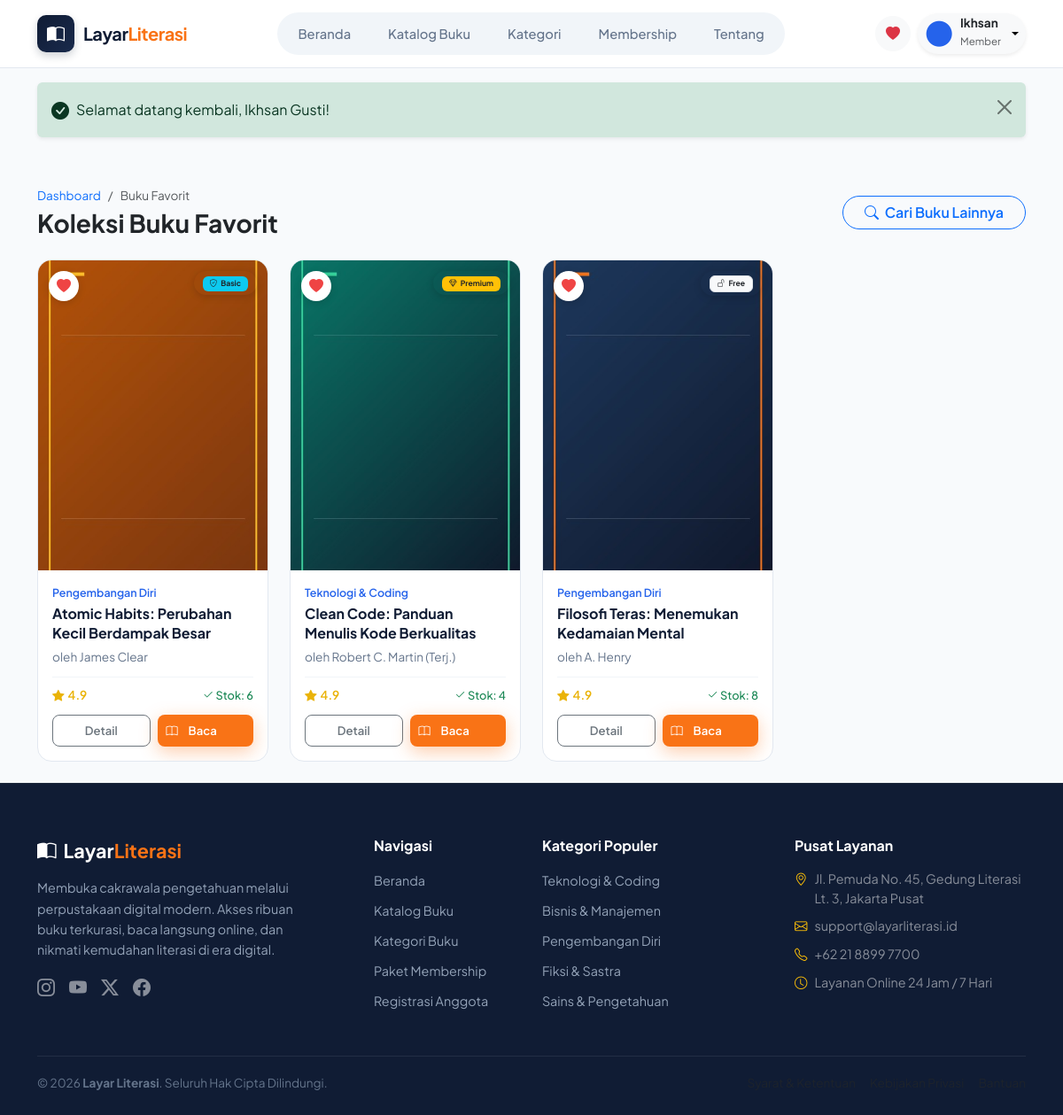
The page /member/favorites.php (signed in) on the database its author committed.
### tables this page shows
CREATE TABLE `users` (
  `id` INT AUTO_INCREMENT PRIMARY KEY,
  `name` VARCHAR(100) NOT NULL,
  `email` VARCHAR(100) NOT NULL UNIQUE,
  `password` VARCHAR(255) NOT NULL,
  `role` ENUM('admin', 'member') NOT NULL DEFAULT 'member',
  `avatar` VARCHAR(255) DEFAULT 'default-avatar.png',
  `phone` VARCHAR(20) DEFAULT NULL,
  `membership_id` INT DEFAULT 1,
  `membership_expires_at` DATE DEFAULT NULL,
  `status` ENUM('active', 'suspended') NOT NULL DEFAULT 'active',
  `created_at` TIMESTAMP DEFAULT CURRENT_TIMESTAMP,
  `updated_at` TIMESTAMP DEFAULT CURRENT_TIMESTAMP ON UPDATE CURRENT_TIMESTAMP,
  FOREIGN KEY (`membership_id`) REFERENCES `memberships`(`id`) ON DELETE SET NULL
);

CREATE TABLE `favorites` (
  `id` INT AUTO_INCREMENT PRIMARY KEY,
  `user_id` INT NOT NULL,
  `book_id` INT NOT NULL,
  `created_at` TIMESTAMP DEFAULT CURRENT_TIMESTAMP,
  UNIQUE KEY `unique_user_book_fav` (`user_id`, `book_id`),
  FOREIGN KEY (`user_id`) REFERENCES `users`(`id`) ON DELETE CASCADE,
  FOREIGN KEY (`book_id`) REFERENCES `books`(`id`) ON DELETE CASCADE
);

CREATE TABLE `books` (
  `id` INT AUTO_INCREMENT PRIMARY KEY,
  `category_id` INT NOT NULL,
  `title` VARCHAR(255) NOT NULL,
  `slug` VARCHAR(255) NOT NULL UNIQUE,
  `author` VARCHAR(150) NOT NULL,
  `publisher` VARCHAR(150) NOT NULL,
  `publication_year` INT NOT NULL,
  `isbn` VARCHAR(30) DEFAULT NULL,
  `pages` INT NOT NULL DEFAULT 100,
  `description` TEXT,
  `stock` INT NOT NULL DEFAULT 5,
  `cover_image` VARCHAR(255) DEFAULT 'default-book.png',
  `pdf_file` VARCHAR(255) DEFAULT NULL,
  `membership_tier` ENUM('free', 'basic', 'premium') NOT NULL DEFAULT 'free',
  `views_count` INT NOT NULL DEFAULT 0,
  `rating` DECIMAL(2,1) NOT NULL DEFAULT 4.8,
  `is_featured` TINYINT(1) NOT NULL DEFAULT 0,
  `created_at` TIMESTAMP DEFAULT CURRENT_TIMESTAMP,
  `updated_at` TIMESTAMP DEFAULT CURRENT_TIMESTAMP ON UPDATE CURRENT_TIMESTAMP,
  FOREIGN KEY (`category_id`) REFERENCES `categories`(`id`) ON DELETE RESTRICT
);

CREATE TABLE `categories` (
  `id` INT AUTO_INCREMENT PRIMARY KEY,
  `name` VARCHAR(100) NOT NULL,
  `slug` VARCHAR(100) NOT NULL UNIQUE,
  `icon` VARCHAR(50) DEFAULT 'bi-book',
  `description` TEXT DEFAULT NULL,
  `created_at` TIMESTAMP DEFAULT CURRENT_TIMESTAMP
);

### includes/auth_middleware.php (called while the page is built, shortened)
<?php
function currentUser(): ?array {
    static $user = null;
    if ($user !== null) {
        return $user;
    }
    $db = getDB();
    $stmt = $db->prepare("
        SELECT u.*, m.name AS membership_name, m.slug AS membership_slug,
               m.max_borrow_count, m.max_borrow_days, m.can_read_premium, m.badge_color
        FROM users u
        LEFT JOIN memberships m ON u.membership_id = m.id
        WHERE u.id = ? AND u.status = 'active'
        LIMIT 1
    ");
    $stmt->execute([$_SESSION['user_id']]);
    $res = $stmt->fetch();
    $user = $res;
    return $user;
}
function isAdmin(): bool {
    $u = currentUser();
    return $u && $u['role'] === 'admin';
}
function requireMember(): void {
    if (isAdmin()) {
        redirect('admin/index.php');
    }
}

### member/favorites.php (the view, shortened to what this page needs)
<?php
requireMember();
$user = currentUser();
$db = getDB();
$userId = (int)$user['id'];
$stmt = $db->prepare("
    SELECT f.id AS fav_id, f.created_at AS fav_date, bk.*, c.name AS category_name, c.slug AS category_slug
    FROM favorites f
    JOIN books bk ON f.book_id = bk.id
    JOIN categories c ON bk.category_id = c.id
    WHERE f.user_id = ?
    ORDER BY f.created_at DESC
");
$stmt->execute([$userId]);
$favorites = $stmt->fetchAll();
require_once __DIR__ . '/../includes/header.php';
?>
<div class="container py-4">
    <div class="d-flex flex-column flex-md-row justify-content-between align-items-md-center mb-4">
        <div>
            <nav aria-label="breadcrumb">
                <ol class="breadcrumb mb-1" style="font-size: 0.85rem;">
                    <li class="breadcrumb-item"><a href="<?= BASE_URL ?>/member/index.php" class="text-decoration-none">Dashboard</a></li>
                    <li class="breadcrumb-item active" aria-current="page">Buku Favorit</li>
                </ol>
            </nav>
            <h2 class="h3 fw-bold text-dark mb-0">Koleksi Buku Favorit</h2>
        </div>
        <a href="<?= BASE_URL ?>/catalog.php" class="btn btn-outline-primary rounded-pill px-4 mt-3 mt-md-0 fw-semibold">
            <i class="bi bi-search me-1"></i> Cari Buku Lainnya
        </a>
    </div>
    <?php if (empty($favorites)): ?>
        <div class="card border-0 shadow-sm rounded-4 p-5 text-center bg-white">
            <i class="bi bi-heart display-1 text-danger opacity-50 d-block mb-3"></i>
            <h4 class="fw-bold text-dark">Belum Ada Buku Favorit</h4>
            <p class="text-muted max-w-500 mx-auto mb-4">
                Anda belum menandai buku mana pun sebagai favorit. Klik ikon hati pada buku yang Anda sukai di katalog untuk menyimpannya ke daftar ini.
            </p>
            <div>
                <a href="<?= BASE_URL ?>/catalog.php" class="btn btn-orange px-4 py-2 rounded-pill fw-semibold shadow">
                    Jelajahi Katalog Buku
                </a>
            </div>
        </div>
    <?php else: ?>
        <div class="row g-4">
            <?php foreach ($favorites as $book): ?>
                <div class="col-xl-3 col-lg-4 col-md-6 favorite-card-col">
                    <div class="book-card">
                        <div class="book-cover-wrap">
                            <img src="<?= getBookCoverUrl($book['cover_image']) ?>" alt="<?= e($book['title']) ?>" class="book-cover-img" loading="lazy">
                            <div class="book-badge-tier">
                                <?= getTierBadge($book['membership_tier']) ?>
                            </div>
                            <button type="button" class="btn-fav-toggle active" data-book-id="<?= $book['id'] ?>" title="Hapus dari Favorit">
                                <i class="bi bi-heart-fill"></i>
                            </button>
                        </div>
                        <div class="book-card-body">
                            <a href="<?= BASE_URL ?>/catalog.php?category=<?= urlencode($book['category_slug']) ?>" class="book-category-tag">
                                <?= e($book['category_name']) ?>
                            </a>
                            <a href="<?= BASE_URL ?>/book-detail.php?id=<?= $book['id'] ?>" class="book-title" title="<?= e($book['title']) ?>">
                                <?= e($book['title']) ?>
                            </a>
                            <p class="book-author">oleh <?= e($book['author']) ?></p>
                            <div class="book-meta-footer">
                                <div class="book-rating">
                                    <i class="bi bi-star-fill"></i>
                                    <span><?= number_format($book['rating'], 1) ?></span>
                                </div>
                                <div class="book-stock <?= $book['stock'] > 0 ? 'text-success' : 'text-danger' ?>">
                                    <i class="bi <?= $book['stock'] > 0 ? 'bi-check2' : 'bi-x' ?>"></i>
                                    <?= $book['stock'] > 0 ? 'Stok: ' . $book['stock'] : 'Habis' ?>
                                </div>
                            </div>
                            <div class="book-actions-row">
                                <a href="<?= BASE_URL ?>/book-detail.php?id=<?= $book['id'] ?>" class="btn-book-action btn btn-outline-secondary">
                                    Detail
                                </a>
                                <?php if (!empty($book['pdf_file'])): ?>
                                    <a href="<?= BASE_URL ?>/read.php?id=<?= $book['id'] ?>" class="btn-book-action btn btn-orange">
                                        <i class="bi bi-book me-1"></i> Baca
                                    </a>
                                <?php else: ?>
                                    <a href="<?= BASE_URL ?>/book-detail.php?id=<?= $book['id'] ?>" class="btn-book-action btn btn-primary">
                                        Pinjam
                                    </a>
                                <?php endif; ?>
                            </div>
                        </div>
                    </div>
                </div>
            <?php endforeach; ?>
        </div>
    <?php endif; ?>
</div>
<?php require_once __DIR__ . '/../includes/footer.php'; ?>

### includes/navbar.php (shortened to what this page needs)
<?php
$currentPage = basename($_SERVER['PHP_SELF']);
$currentDir = basename(dirname($_SERVER['PHP_SELF']));
?>
<nav class="navbar navbar-expand-lg navbar-custom sticky-top">
    <div class="container">
        <a class="navbar-brand-logo" href="<?= BASE_URL ?>/index.php">
            <div class="brand-icon-box">
                <i class="bi bi-book-half"></i>
            </div>
            <div class="brand-title">
                Layar<span>Literasi</span>
            </div>
        </a>
        <div class="collapse navbar-collapse" id="navbarMain">
            <div class="mx-auto my-2 my-lg-0">
                <div class="nav-pill-group">
                    <a href="<?= BASE_URL ?>/index.php" class="nav-pill-link <?= ($currentPage === 'index.php' && $currentDir !== 'admin' && $currentDir !== 'member') ? 'active' : '' ?>">
                        Beranda
                    </a>
                    <a href="<?= BASE_URL ?>/catalog.php" class="nav-pill-link <?= ($currentPage === 'catalog.php' || $currentPage === 'book-detail.php') ? 'active' : '' ?>">
                        Katalog Buku
                    </a>
                    <a href="<?= BASE_URL ?>/catalog.php#kategori" class="nav-pill-link">
                        Kategori
                    </a>
                    <a href="<?= BASE_URL ?>/membership.php" class="nav-pill-link <?= ($currentPage === 'membership.php' || $currentPage === 'payment.php') ? 'active' : '' ?>">
                        Membership
                    </a>
                    <a href="<?= BASE_URL ?>/index.php#tentang" class="nav-pill-link">
                        Tentang
                    </a>
                </div>
            </div>
            <div class="d-flex align-items-center gap-2 mt-3 mt-lg-0">
                <?php if ($currentUser): ?>
                    <?php if ($currentUser['role'] === 'member'): ?>
                        <a href="<?= BASE_URL ?>/member/favorites.php" class="btn btn-light rounded-circle text-muted p-2 d-none d-md-flex align-items-center justify-content-center" style="width: 40px; height: 40px;" title="Buku Favorit">
                            <i class="bi bi-heart-fill text-danger"></i>
                        </a>
                    <?php endif; ?>
                    <div class="dropdown">
                        <button class="btn btn-light border-0 dropdown-toggle d-flex align-items-center gap-2 py-1 px-2 rounded-pill shadow-sm" type="button" id="userMenuBtn" data-bs-toggle="dropdown" aria-expanded="false">
                            <img src="<?= getUserAvatarUrl($currentUser['avatar']) ?>" alt="<?= e($currentUser['name']) ?>" class="rounded-circle" style="width: 32px; height: 32px; object-fit: cover;">
                            <div class="text-start d-none d-sm-block">
                                <span class="d-block fw-bold text-dark lh-1" style="font-size: 0.85rem;"><?= e(explode(' ', $currentUser['name'])[0]) ?></span>
                                <small class="text-muted" style="font-size: 0.72rem;"><?= ucfirst($currentUser['role']) ?></small>
                            </div>
                        </button>
                    </div>
                <?php endif; ?>
            </div>
        </div>
    </div>
</nav>

### includes/helpers.php (shortened to what this page needs)
<?php
function e(?string $str): string {
    return htmlspecialchars($str ?? '', ENT_QUOTES, 'UTF-8');
}
function getTierBadge(string $tier): string {
    $t = strtolower($tier);
    switch ($t) {
        case 'premium':
            return '<span class="badge bg-warning text-dark px-2 py-1"><i class="bi bi-gem me-1"></i>Premium</span>';
        case 'basic':
            return '<span class="badge bg-info text-dark px-2 py-1"><i class="bi bi-shield-check me-1"></i>Basic</span>';
        default:
            return '<span class="badge bg-light text-dark border px-2 py-1"><i class="bi bi-unlock me-1"></i>Free</span>';
    }
}
function getBookCoverUrl(?string $coverName): string {
    if (file_exists(UPLOADS_PATH . '/covers/' . $coverName)) {
        return UPLOADS_URL . '/covers/' . $coverName;
    }
    return ASSETS_URL . '/images/default-book.png';
}
function getUserAvatarUrl(?string $avatarName): string {
    if (file_exists(UPLOADS_PATH . '/avatars/' . $avatarName)) {
        return UPLOADS_URL . '/avatars/' . $avatarName;
    }
    return ASSETS_URL . '/images/default-avatar.png';
}

### rows shown on the page
users: avatar (picture), name "Ikhsan", role "Member"
favorites: book.cover_image (picture), shows "Basic", categories.name "Pengembangan Diri", book.title "Atomic Habits: Perubahan Kecil Berdampak Besar", book.author "James Clear", book.rating "4.9", book.stock "6"
favorites: book.cover_image (picture), shows "Premium", categories.name "Teknologi & Coding", book.title "Clean Code: Panduan Menulis Kode Berkualitas", book.author "Robert C. Martin (Terj.)", book.rating "4.9", book.stock "4"
favorites: book.cover_image (picture), shows "Free", categories.name "Pengembangan Diri", book.title "Filosofi Teras: Menemukan Kedamaian Mental", book.author "A. Henry", book.rating "4.9", book.stock "8"

### other values the page prints
$flash['message'] "Selamat datang kembali, Ikhsan Gusti!"
